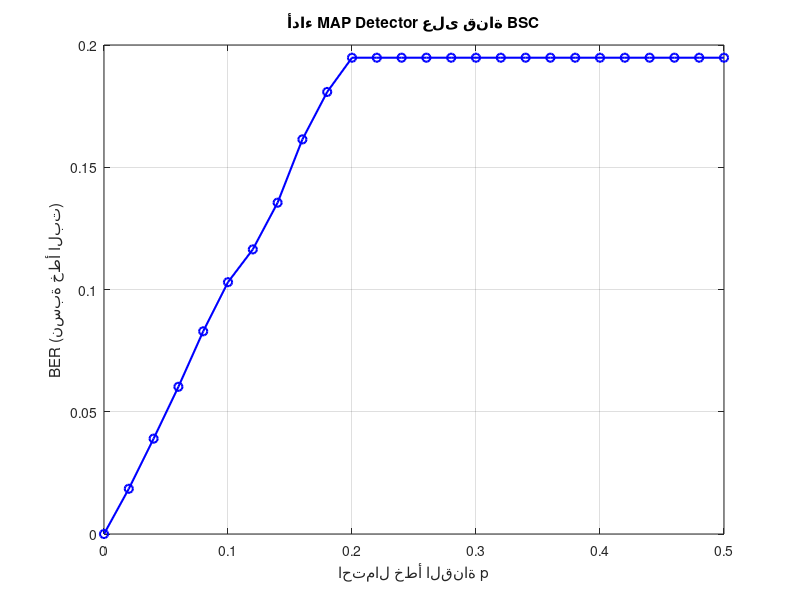

Here is the MATLAB script that generated this plot:
clc; clear; close all;

%% ================================
% 1. إعدادات النظام (System Setup)
% ================================

n = 10000;                % عدد البتات المرسلة
p_source = 0.8;           % احتمال إرسال 1 (source biased)
p_error_range = 0:0.02:0.5; % مدى ضجيج القناة (p في BSC)
BER = zeros(1,length(p_error_range));

%% ==========================================
% 2. توليد الإشارة مرة واحدة (Source Signal)
% ==========================================
% لماذا مرة واحدة؟
% لأننا نريد نفس الرسالة ونغير فقط القناة (p)

x = rand(1,n) < p_source; 
print=x(1:10);
fprintf('firest teen bits generation \n');
disp(print);
% تفسير:
% إذا rand < 0.8 → نرسل 1
% إذا لا → نرسل 0

%% ================================
% 3. حلقة تغيير القناة فقط
% ================================
for k = 1:length(p_error_range)

    p = p_error_range(k);  % احتمال الخطأ في القناة

    %% ================================
    % 4. نموذج القناة BSC
    % ================================
    % القناة تقلب البتات باحتمال p

    noise = rand(1,n) < p;  
    % noise = 1 يعني "قلب البت"

    y = xor(x, noise);      
    % XOR:
    % 0 ⊕ 1 = 1 (قلب)
    % 1 ⊕ 1 = 0 (قلب)
    % 1 ⊕ 0 = 1 (بدون تغيير)

    %% ==========================================
    % 5. كاشف MAP (الفكرة الأساسية في المشروع)
    % ==========================================
    % MAP: نختار X الذي يعطي أكبر احتمال:
    % P(X|Y) ∝ P(Y|X) * P(X)

    % =========================
    % حسابات الاحتمالات
    % =========================

    % إذا Y=1:
    P1 = (1-p) * p_source;      % احتمال: X=1 وأرسل صحيح
    P0 = p * (1-p_source);      % احتمال: X=0 وانقلب إلى 1

    % إذا Y=0:
    Q1 = p * p_source;          % X=1 وانقلب إلى 0
    Q0 = (1-p) * (1-p_source);  % X=0 وبقي 0

    %% =========================
    % 6. اتخاذ القرار MAP
    % =========================

    x_hat = zeros(1,n);

    idx1 = (y == 1);  % مواقع المستقبل = 1
    idx0 = (y == 0);  % مواقع المستقبل = 0

    % القرار عندما Y=1:
    % نقارن بين:
    % (X=1 صحيح) vs (X=0 خطأ)
    x_hat(idx1) = P1 >= P0;

    % القرار عندما Y=0:
    x_hat(idx0) = Q1 >= Q0;

    %% =========================
    % 7. حساب BER
    % =========================
    % BER = عدد الأخطاء / عدد البتات

    BER(k) = mean(x ~= x_hat);

end
print_2=noise(1:10);
fprintf('firest teen bits of noise generation \n');
disp(print_2);
print_3=y(1:10);
fprintf('firest teen bits after add noise\n');
disp(print_3);
%% ================================
% 8. رسم النتائج
% ================================

figure('Color','w');
plot(p_error_range, BER,'b-o','LineWidth',1.5);
grid on;

xlabel('احتمال خطأ القناة p');
ylabel('BER (نسبة خطأ البت)');
title('أداء MAP Detector على قناة BSC');

%% ================================
% 9. ملاحظة تعليمية مهمة
% ================================
disp('MAP يستخدم معلومات القناة + احتمالية المصدر، لذلك أداؤه أفضل من ML');
